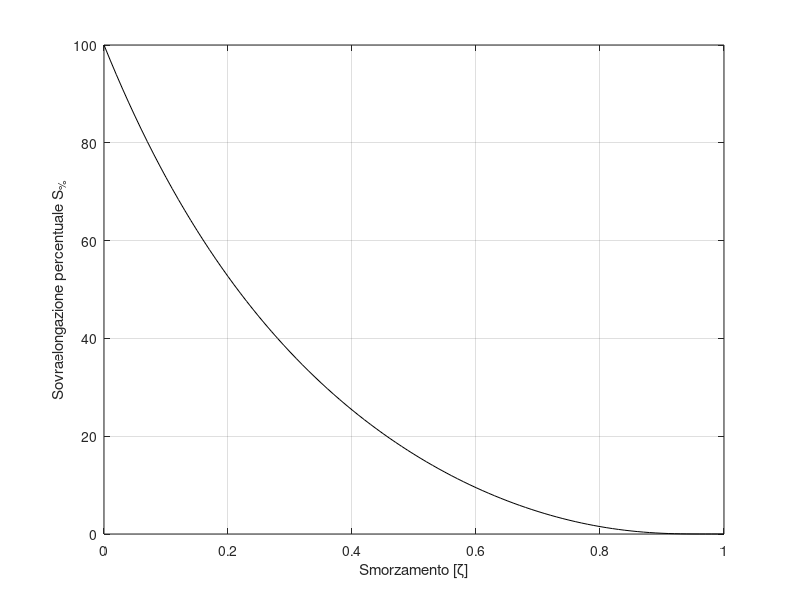

Write the MATLAB code that produced this figure.
zeta=0:0.01:1;
s=100*exp((-(zeta*pi)./(sqrt(1-zeta.^2))));
plot(zeta,s,'k'),grid
xlabel('Smorzamento [\zeta]')
ylabel('Sovraelongazione percentuale S_%')
